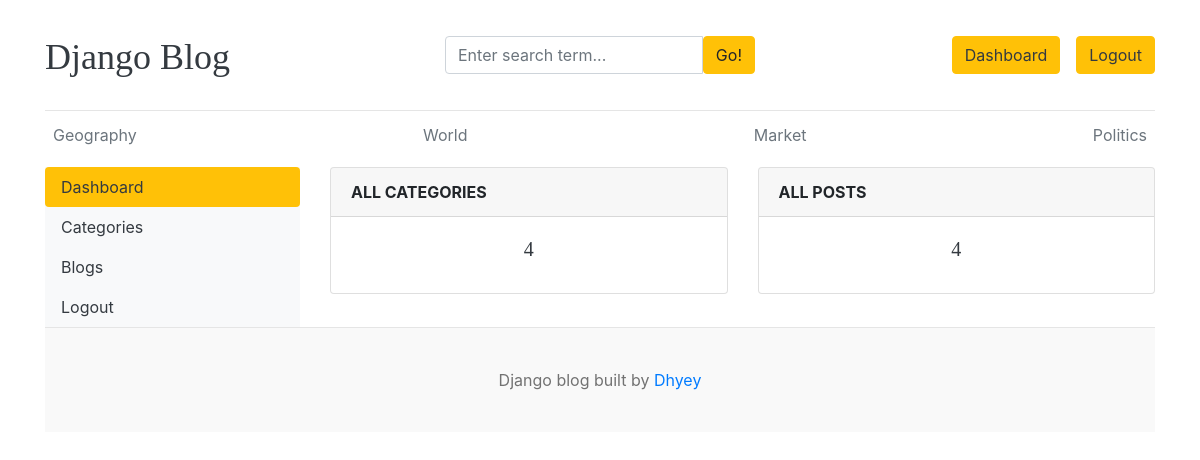
The page /dashboard/ (signed in) on the database its author committed.
### blogs/models.py (models this page shows, shortened)
class Category(models.Model):
    category_name=models.CharField(max_length=50,unique=True)
    created_at=models.DateTimeField(auto_now_add=True)
    updated_at=models.DateTimeField(auto_now=True)
    class Meta:
        verbose_name_plural='categories'

### dashboards/views.py (the view)
# urls.py: path('dashboard/',include('dashboards.urls')),
@login_required(login_url='login')
def dashboard(request):
    category_count=Category.objects.count()
    blog_count=Blog.objects.count()
    data={
        'category_count':category_count,
        'blog_count':blog_count
    }
    return render(request,'dashboard/dashboard.html',data)

### blogs/context_processors.py (called while the page is built)
def get_categories(request):
    categories=Category.objects.all()
    return dict(categories=categories)

def get_social_links(request):
    social_links=SocialLink.objects.all()
    return dict(social_links=social_links)

### templates/dashboard/dashboard.html (shortened to what this page needs)
{% extends "base.html" %} {% block content %}
<div class="row">
  {% include "dashboard/sidebar.html" %}
  <div class="col-md-9">
    <div class="row">
        <div class="col">
            <div class="card border-default mb-3">
                <div class="card-header tetx-center text-uppercase font-weight-bold">
                    All Categories
                </div>
                <div class="card-body text-dark">
                    <h5 class="card-title text-center">{{category_count}}</h5>
                </div>
            </div>
        </div>
        <div class="col">
            <div class="card border-default mb-3">
                <div class="card-header tetx-center text-uppercase font-weight-bold">
                    All Posts
                </div>
                <div class="card-body text-dark">
                    <h5 class="card-title text-center">{{blog_count}}</h5>
                </div>
            </div>
        </div>
    </div>
  </div>
</div>
{% endblock %}

### templates/header.html (shortened to what this page needs)
{% load static %}
<!DOCTYPE html>
<html lang="en">
  <head>
    <link
      href="https://getbootstrap.com/docs/4.0/dist/css/bootstrap.min.css"
      rel="stylesheet"
    />
    <link
    rel="stylesheet"
    href="https://cdn.jsdelivr.net/npm/bootstrap-icons@1.11.3/font/bootstrap-icons.css"
    />
    <link href="{% static 'css/blog.css' %}" rel="stylesheet" />
  </head>
  <body>
    <div class="container">
      <header class="blog-header py-3">
        <div class="row flex-nowrap justify-content-between align-items-center">
          <div class="col-4 pt-1">
            <a class="blog-header-logo text-dark" href="/">Django Blog</a>
          </div>
          <div class="col-4">
            <form action="{% url "search" %}" method="GET">
              <div class="card border-0">
                <div class="card-body">
                  <div class="input-group">
                    <input
                      class="form-control"
                      type="text"
                      placeholder="Enter search term..."
                      aria-label="Enter search term..."
                      aria-describedby="button-search"
                      name='keyword'
                      value='{{keyword}}'
                    />
                    <button
                      class="btn btn-warning"
                      type="submit"
                      id="button-search"
                      type="button"
                    >
                      Go!
                    </button>
                  </div>
                </div>
              </div>
            </form>
          </div>
          <div class="col-4 d-flex justify-content-end align-items-center">
            {% if not user.is_authenticated %}
            <a class="btn btn-sm btn-warning" href="{% url "login" %}">Sign In</a> &nbsp;
            <a class="btn btn-sm btn-outline-secondary" href="{% url "register" %}">Sign Up</a>
            {% else %}
                <span class="btn btn-warning"><a class='text-dark' href='{% url "dashboard" %}'>Dashboard</a></span>
                <span class="btn btn-warning"><a class='text-dark' href='{% url "logout" %}'>Logout</a></span>
            {% endif %}
          </div>
        </div>
      </header>
      <div class="nav-scroller py-1 mb-2">
        <nav class="nav d-flex justify-content-between">
          {% for category in categories %}
          <a
            class="p-2 text-muted"
            href="{% url 'posts_by_category' category.id %}"
            >{{category.category_name}}</a
          >
          {% endfor %}
        </nav>
      </div>

### blog_main/static/css/blog.css (style rules this page uses)
.blog-header { border-bottom: 1px solid #e5e5e5; }
.blog-header-logo { font-family: "Playfair Display", Georgia, "Times New Roman", serif; font-size: 2.25rem; }
h1, h2, h3, h4, h5, h6 { font-family: "Playfair Display", Georgia, "Times New Roman", serif; }

### rows shown on the page
Category: category_name "Geography"
Category: category_name "World"
Category: category_name "Market"
Category: category_name "Politics"

### other values the page prints
{{ category_count }} "4"
{{ blog_count }} "4"
